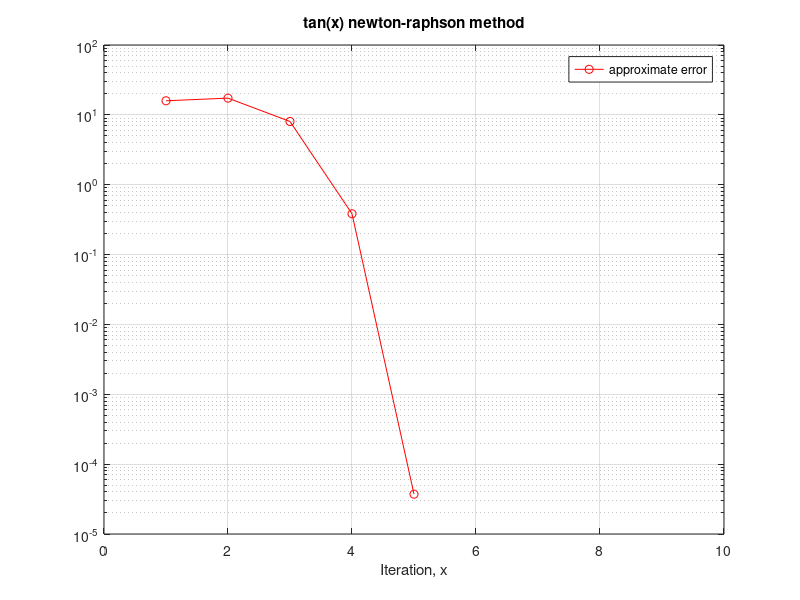

Reproduce this figure in MATLAB.
%Newton-Raphson method
ff=@(x) tan(x); %주어진 함수를 선언
fp=@(x) sec(x).^2; %주어진 함수를 x에 대해 미분한 함수

maxit=10; oldx=2; 
ea=100; es=5e-19; iter=0;

ealist=zeros(1,maxit);

while 1
    iter=iter+1;  %iter의 값을 1씩 더한다
    %newton method의 핵심적인 식
    newx=oldx-ff(oldx)/fp(oldx); %우리의 해에 빠르게 도달 가능한 식
    
    %true relative error을 구한다
    %true value에 중간값을 빼서 true value로 나눈 값에 100 곱한다
    ea=abs((newx-oldx)/newx)*100;
    %iter이 속한 배열에 ea의 값을 대입
    ealist(iter)=ea;
    
    %newx로 선언한 변수의 값을 oldx에 대입
    oldx=newx;
    
    %iteration에 대한 oldx, newx, et 출력
    fprintf("iter:%d x=%.20f ea=%.20f\n",iter,oldx,ea);
    
    %ea가 es보다 작거나 iter이 maxit보다 크거나 같으면
    if ea<es||iter>=maxit
        break; %종료
    end
end

%배열 etlist의 그래프 그리기
semilogy(ealist,'ro-'); hold on; grid on;
legend("approximate error");
xlabel("Iteration, x");
title("tan(x) newton-raphson method");